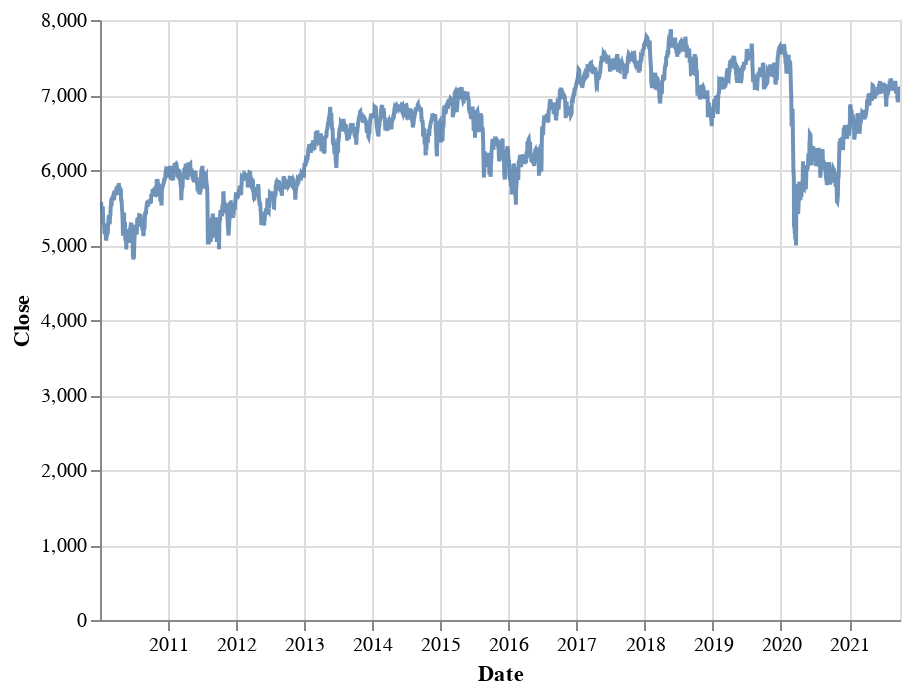

Notebook code cell kept with this figure:
### Code cell
chart =(
    alt.Chart(ftse)
    .mark_line(opacity=0.8,clip=True)
    .encode(
        x="Date:T",
        y=alt.Y("Close:Q",stack=None)
    )
)
chart

### Figure 1 — Vega-Lite specification as saved in the notebook (floating-point values rounded to 4 significant figures; data arrays with more than 128 entries replaced by an {"elided": "..."} marker saying what was removed)
{"config": {"view": {"continuousWidth": 400, "continuousHeight": 300}}, "data": {"name": "data-0260481cb0a56c4562b89f215aab8b19"}, "mark": {"type": "line", "clip": true, "opacity": 0.8}, "encoding": {"x": {"type": "temporal", "field": "Date"}, "y": {"type": "quantitative", "field": "Close", "stack": null}}, "$schema": "https://vega.github.io/schema/vega-lite/v4.8.1.json", "datasets": {"data-0260481cb0a56c4562b89f215aab8b19": {"elided": "2969 records"}}}
